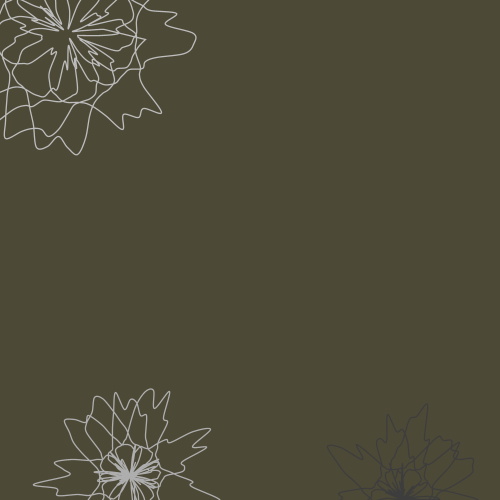
Frame 1 (no input)
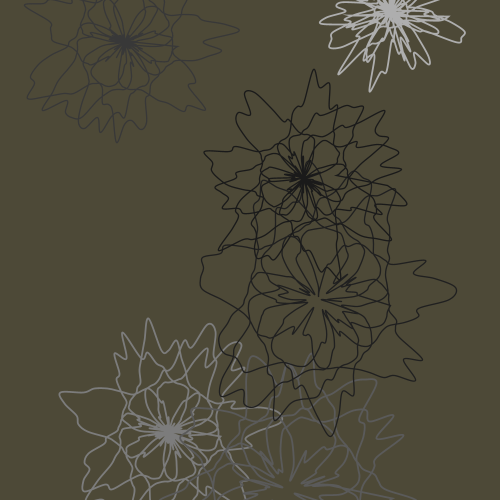
Frame 60 (the mouse pressed at the canvas centre just before this capture)
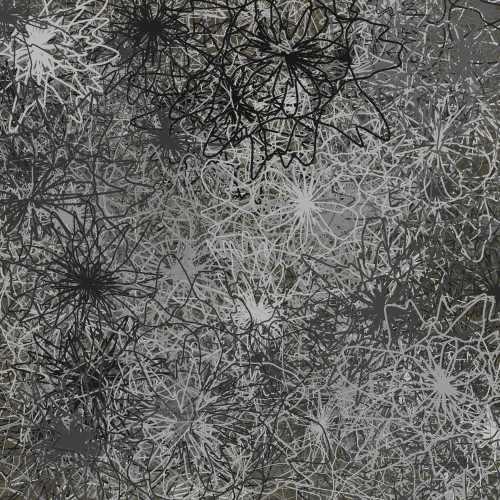
Frame 120 (the mouse held since frame 60 and released just before this capture)

The Processing sketch that drew these frames (run headless with seeded random() and noise(); from frame 60 on, the mouse is pressed at the canvas centre):

// Processing sketch: processing_119382
// ── processing_119382.pde

/* draw a circle in wiggle shapes
 base code from Proh. Nick.
 reference:web and classmates in this program
 project:flower
 by juichi lin
 */

void setup() {
  size(500, 500);
  frameRate(8) ;
  background(138, 206, 168);
}

void draw() {
  int s=second();
  if (s<=5) {
    background(138, 206, 168);
    strokeWeight(random(2));
    fill(138, 206, 168);
    flower(random(width), random(height));
    flower(random(width)-2, random(height)-2);
    flower(random(width)-4, random(height)-4);
  }
  if (s<=10) {
    background(236, 232, 133);
    strokeWeight(random(2));
    fill(199, 77, 92);
    flower(random(width), random(height));
    flower(random(width)+2, random(height)+2);
    flower(random(width)+4, random(height)+4);
  }
  if (s<=15) {
    background(232, 187, 97);
    strokeWeight(random(2));
    fill(30, 49, 73);
    flower(random(width), random(height));
    flower(random(width)-2, random(height)-2);
    flower(random(width)-4, random(height)-4);
  }
  if (s<=25) {
    background(77,73,55);
    strokeWeight(random(2));
    fill(255);
    flower(random(width), random(height));
    flower(random(width)+2, random(height)+2);
    flower(random(width)+4, random(height)+4);
  }
  if (s>=30) {
    //background(0);
    strokeWeight(random(2));
    fill(255);
    flower(random(width), random(height));
    flower(random(width)+2, random(height)+2);
    flower(random(width)+4, random(height)+4);
  }
}


void flower(float A, float B) {  
  float radius = random(10, 100); 

  stroke(random(20, 200)); 
  //noFill();
  float x, y; 
  float noiseval = random(10);
  float radVariance, thisRadius, rad;
  beginShape();
  noFill();
  //fill(20, 50, 70, 50);
  for (float ang=0; ang<=360*5; ang+=5) { 
    noiseval += 0.2; 
    radVariance=random(30, 70)*customNoise(noiseval);
    thisRadius = radius+radVariance; 
    rad = radians(ang); 
    x = A+(noise(100))+ (thisRadius * cos(rad)); 
    y = B+(thisRadius * sin(rad)); 
    curveVertex(x, y);
  }
  endShape(CLOSE);
}

// customed noise function
float customNoise(float value) {
  float retValue=pow(sin(value), 3);
  return retValue;
}
